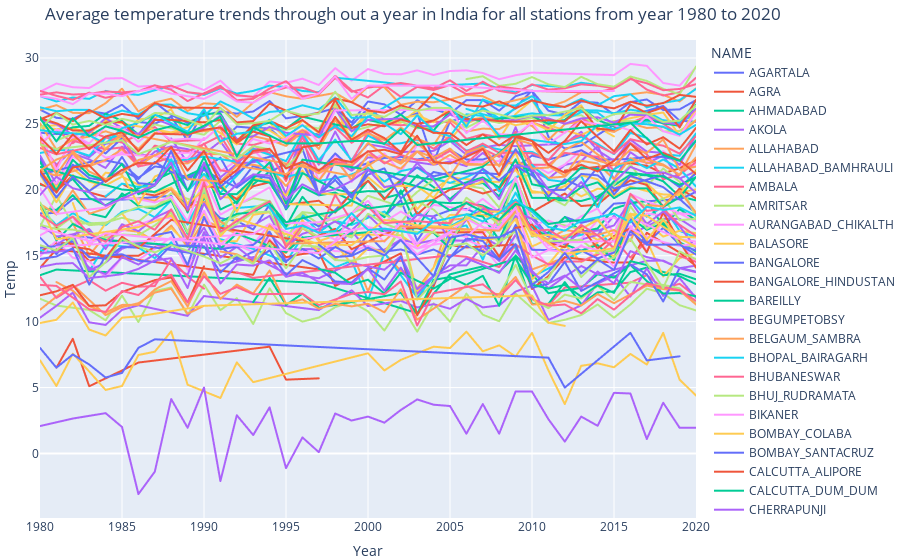

The cell this chart's notebook holds for it:
### Markdown cell above
Part 4 Plot 1

### Code cell
def temperature_trends_plot(country, year_begin, year_end, month, min_obs,**kwargs):
    """
    This function accepts five explicit arguments, and an undetermined number of keyword arguments. And the five explicit arguments are: country, year_begin, year_end, and month. This function returns an interactive geographic scatterplot that shows how the average yearly change in temperature varys within a given country.
    """
    
    # I first used query_climate_database function I wrote previously to get a dataset.
    First_DF = query_climate_database(country, year_begin, year_end, month)
    First_DF["Year_count"] = First_DF.groupby(["NAME","Month"])["Year"].transform(len)
    # Applying filter to get rid off stations that do not have enough years of observation data.
    Second_DF = First_DF[First_DF["Year_count"] >= min_obs]
    
    time_change = Second_DF.groupby(["NAME","Year"])["Temp"].mean()
    time_change = time_change.reset_index()
    
    fig = px.line(time_change, x="Year", y="Temp", color="NAME", line_group="NAME", hover_name="NAME",
     title= "Average temperature trends through out a year in " + country + " for all stations from year "+ str(year_begin)+ " to "+ str(year_end)
        )


    fig.update_layout(margin={"r":0,"t":40,"l":0,"b":0})

    fig.show()
    write_html(fig, "my_fancy_plot2.html")



temperature_trends_plot("India", 1980, 2020, 1,5)
